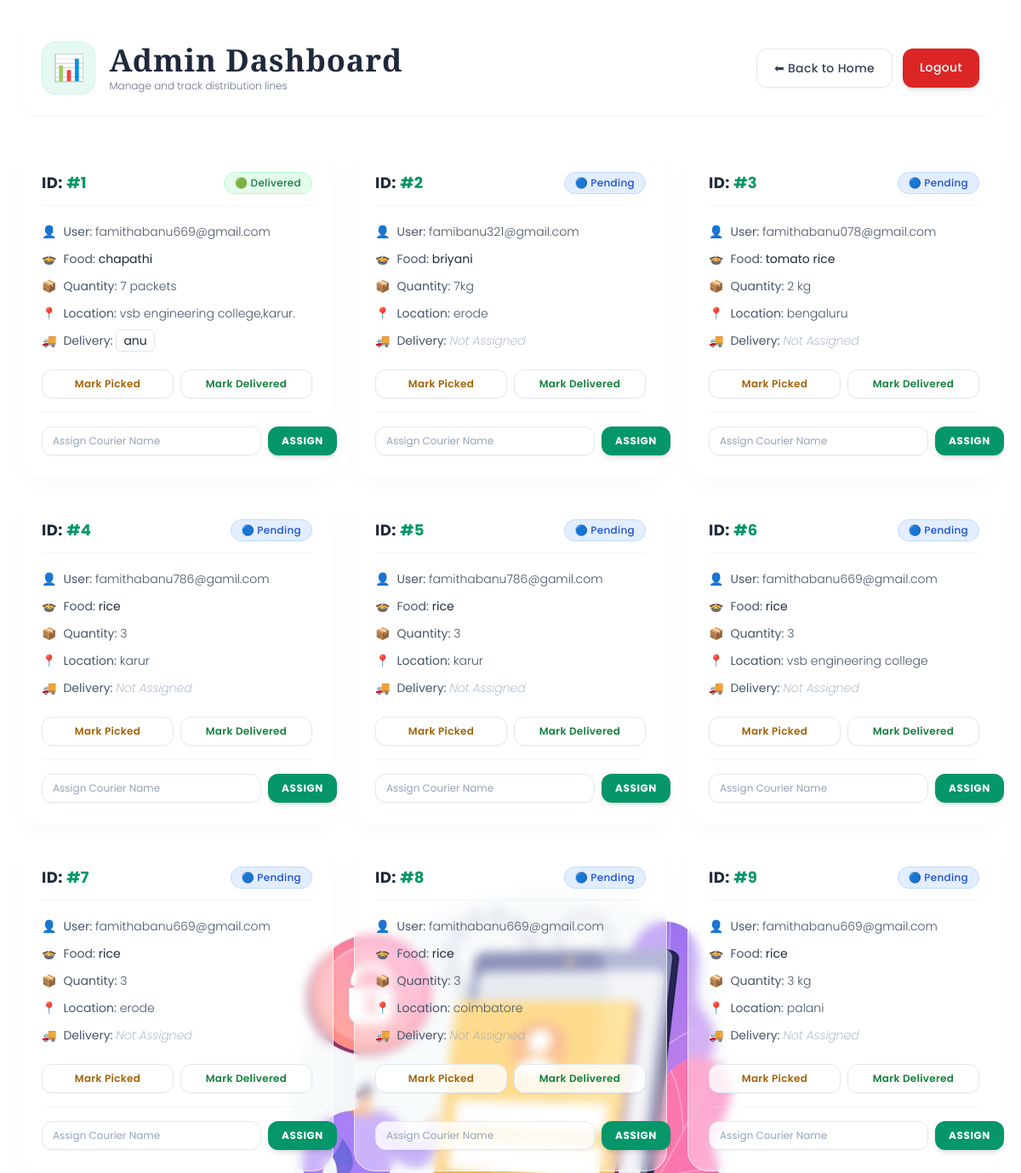
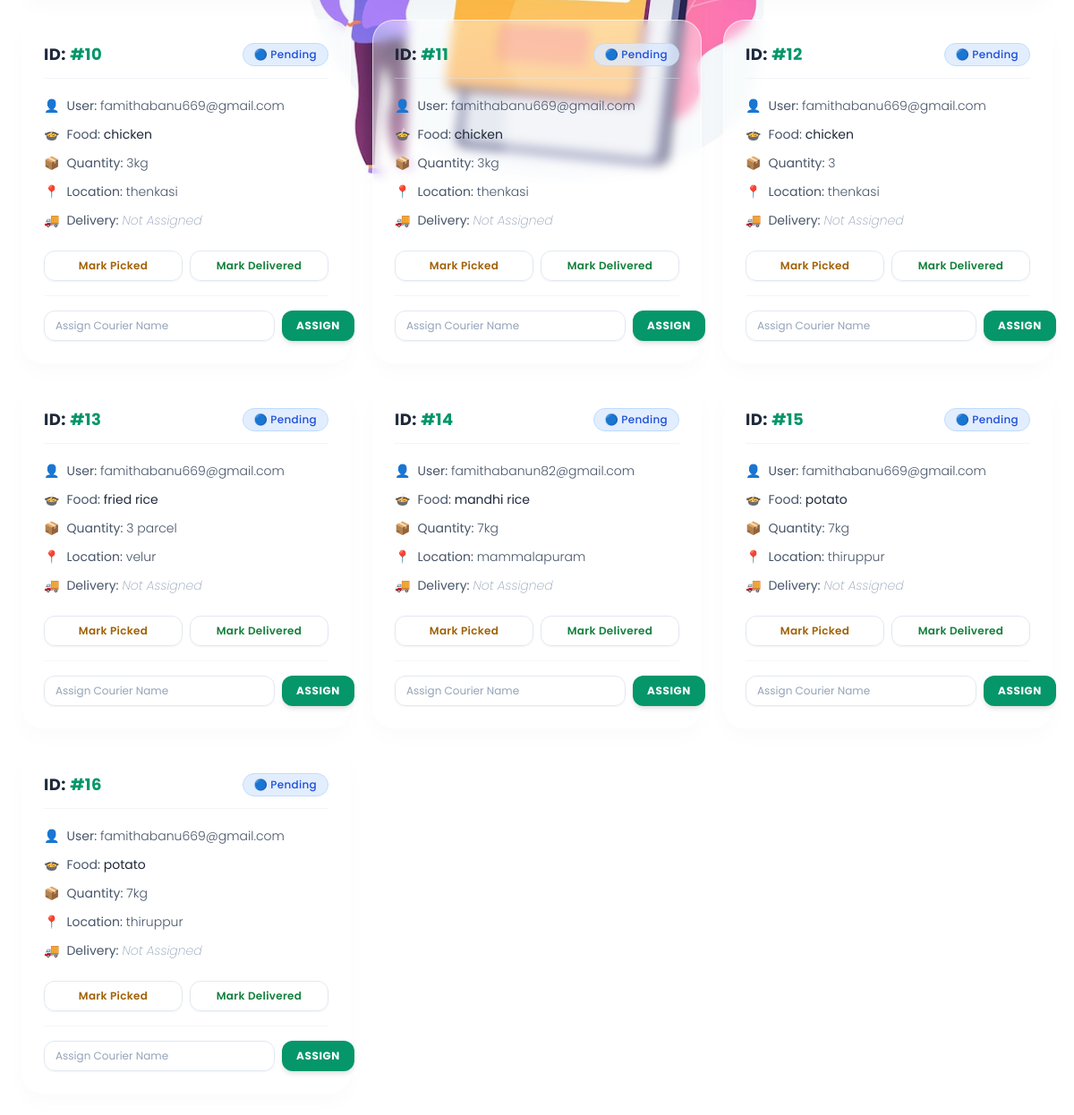
/admin_dashboard (signed in), run on the app's committed database (2 pictures, top to bottom).
### tables this page shows
CREATE TABLE donations(
        id INTEGER PRIMARY KEY AUTOINCREMENT,
        user_email TEXT,
        food_name TEXT,
        quantity TEXT,
        location TEXT,
        status TEXT DEFAULT 'Pending',
        delivery_boy TEXT DEFAULT ''
    );

### app.py (the view)
@app.route("/admin_dashboard")
def admin_dashboard():
    if "admin" not in session:
        return redirect(url_for("admin_login"))
    conn = sqlite3.connect(DB)
    cur = conn.cursor()
    cur.execute("SELECT * FROM donations")
    data = cur.fetchall()
    conn.close()
    return render_template(
        "admin_dashboard.html",
        donations=data
    )

### templates/admin_dashboard.html (shortened to what this page needs)
<!DOCTYPE html>
<html lang="en">
<head>
    <script src="https://cdn.tailwindcss.com"></script>
</head>
<body class="min-h-screen p-6 relative overflow-x-hidden bg-center bg-no-repeat bg-fixed bg-white"
      style="background-image: url('/static/1000130063.jpg'); background-size: 700px;">
    <div class="relative z-10 max-w-7xl mx-auto">
        <div class="flex flex-col md:flex-row justify-between items-center mb-10 bg-white/40 backdrop-blur-[6px] border border-white/60 p-6 rounded-3xl shadow-sm">
            <div class="flex items-center gap-4">
                <div class="bg-emerald-500/10 p-3 rounded-2xl border border-emerald-500/10 text-3xl">
                    📊
                </div>
                <div>
                    <h1 class="serif-title text-4xl text-slate-800 font-bold tracking-wide">
                        Admin Dashboard
                    </h1>
                    <p class="text-xs text-slate-500 font-light mt-0.5">Manage and track distribution lines</p>
                </div>
            </div>
            <div class="mt-4 md:mt-0 flex gap-3">
                <a href="{{ url_for('home') }}"
                   class="bg-white/80 text-slate-700 border border-slate-200 font-medium px-5 py-3 rounded-xl hover:bg-white transition duration-200 text-sm tracking-wide shadow-sm">
                    ⬅ Back to Home
                </a>
                <a href="{{ url_for('logout') }}"
                   class="bg-red-600 text-white font-medium px-5 py-3 rounded-xl hover:bg-red-700 transition duration-200 text-sm tracking-wide shadow-md">
                    Logout
                </a>
            </div>
        </div>
        <div class="grid grid-cols-1 md:grid-cols-2 lg:grid-cols-3 gap-6">
            {% for d in donations %}
            <div class="bg-white/40 backdrop-blur-[6px] border border-white/60 rounded-3xl shadow-[0_10px_25px_rgba(0,0,0,0.02)] p-6 flex flex-col justify-between hover:border-emerald-500/40 transition-all duration-300">
                <div>
                    <div class="flex justify-between items-center mb-5 border-b border-slate-200/40 pb-3">
                        <h2 class="text-lg font-bold text-slate-800 tracking-wide">
                            ID: <span class="text-emerald-600">#{{ d[0] }}</span>
                        </h2>
                        {% if d[5] == "Delivered" %}
                            <span class="bg-green-100/80 text-green-700 border border-green-200 px-3 py-1 rounded-full text-xs font-medium tracking-wide">
                                🟢 {{ d[5] }}
                            </span>
                        {% elif d[5] == "Picked" %}
                            <span class="bg-yellow-100/80 text-yellow-700 border border-yellow-200 px-3 py-1 rounded-full text-xs font-medium tracking-wide">
                                🟡 {{ d[5] }}
                            </span>
                        {% else %}
                            <span class="bg-blue-100/80 text-blue-700 border border-blue-200 px-3 py-1 rounded-full text-xs font-medium tracking-wide">
                                🔵 {{ d[5] }}
                            </span>
                        {% endif %}
                    </div>
                    <div class="space-y-3 text-sm text-slate-600 font-light">
                        <p class="flex items-center gap-2">
                            <span>👤</span> <span><strong>User:</strong> {{ d[1] }}</span>
                        </p>
                        <p class="flex items-center gap-2">
                            <span>🍲</span> <span><strong>Food:</strong> <span class="font-normal text-slate-800">{{ d[2] }}</span></span>
                        </p>
                        <p class="flex items-center gap-2">
                            <span>📦</span> <span><strong>Quantity:</strong> {{ d[3] }}</span>
                        </p>
                        <p class="flex items-center gap-2">
                            <span>📍</span> <span><strong>Location:</strong> {{ d[4] }}</span>
                        </p>
                        <p class="flex items-center gap-2">
                            <span>🚚</span> <span><strong>Delivery:</strong>
                                {% if d[6] %}
                                    <span class="bg-white/80 px-2 py-0.5 rounded-md font-normal text-slate-800 border border-slate-200 shadow-sm">{{ d[6] }}</span>
                                {% else %}
                                    <span class="text-slate-400 italic font-extralight">Not Assigned</span>
                                {% endif %}
                            </span>
                        </p>
                    </div>
                </div>
                <div>
                    <div class="flex gap-2 mt-6">
                        <a href="/update_status/{{ d[0] }}/Picked"
                           class="flex-1 text-center bg-white/80 hover:bg-yellow-50 text-yellow-700 border border-slate-200 py-2 rounded-xl text-xs font-semibold tracking-wide active:scale-95 transition-all duration-200 shadow-sm">
                            Mark Picked
                        </a>
                        <a href="/update_status/{{ d[0] }}/Delivered"
                           class="flex-1 text-center bg-white/80 hover:bg-green-50 text-green-700 border border-slate-200 py-2 rounded-xl text-xs font-semibold tracking-wide active:scale-95 transition-all duration-200 shadow-sm">
                            Mark Delivered
                        </a>
                    </div>
                    <form action="/assign_delivery/{{ d[0] }}"
                          method="POST"
                          class="flex gap-2 mt-4 pt-4 border-t border-slate-200/40">
                        <input type="text"
                               name="delivery_boy"
                               placeholder="Assign Courier Name"
                               required
                               class="flex-1 bg-white/80 border border-slate-200 rounded-xl px-3 py-2 text-xs text-slate-800 placeholder-slate-400 focus:outline-none focus:border-emerald-500 focus:ring-1 focus:ring-emerald-500/20 transition duration-200 shadow-sm">
                        <button type="submit"
                                class="bg-emerald-600 hover:bg-emerald-500 text-white font-bold text-xs px-4 rounded-xl active:scale-95 transition-all duration-200 uppercase tracking-wider shadow-md">
                            Assign
                        </button>
                    </form>
                </div>
            </div>
            {% else %}
            <div class="col-span-1 md:col-span-2 lg:col-span-3 text-center py-12 bg-white/40 backdrop-blur-[6px] border border-white/60 rounded-3xl p-8">
                <p class="text-slate-500 font-light">No donation records currently active inside the database.</p>
            </div>
            {% endfor %}
        </div>
    </div>
</body>
</html>

### templates/admin_dashboard.html (style rules this page uses)
body { font-family: 'Poppins', sans-serif; }
.serif-title { font-family: 'Cormorant Garamond', serif; }

### data on the page
donations: id "1", status "Delivered", user_email "famithabanu669@gmail.com", food_name "chapathi", quantity "7 packets", location "vsb engineering college,karur.", delivery_boy "anu"
donations: id "2", status "Pending", user_email "famibanu321@gmail.com", food_name "briyani", quantity "7kg", location "erode", delivery_boy "Not Assigned"
donations: id "3", status "Pending", user_email "famithabanu078@gmail.com", food_name "tomato rice", quantity "2 kg", location "bengaluru", delivery_boy "Not Assigned"
donations: id "4", status "Pending", user_email "famithabanu786@gamil.com", food_name "rice", quantity "3", location "karur", delivery_boy "Not Assigned"
donations: id "5", status "Pending", user_email "famithabanu786@gamil.com", food_name "rice", quantity "3", location "karur", delivery_boy "Not Assigned"
donations: id "6", status "Pending", user_email "famithabanu669@gmail.com", food_name "rice", quantity "3", location "vsb engineering college", delivery_boy "Not Assigned"
donations: id "7", status "Pending", user_email "famithabanu669@gmail.com", food_name "rice", quantity "3", location "erode", delivery_boy "Not Assigned"
donations: id "8", status "Pending", user_email "famithabanu669@gmail.com", food_name "rice", quantity "3", location "coimbatore", delivery_boy "Not Assigned"
donations: id "9", status "Pending", user_email "famithabanu669@gmail.com", food_name "rice", quantity "3 kg", location "palani", delivery_boy "Not Assigned"
donations: id "10", status "Pending", user_email "famithabanu669@gmail.com", food_name "chicken", quantity "3kg", location "thenkasi", delivery_boy "Not Assigned"
donations: id "11", status "Pending", user_email "famithabanu669@gmail.com", food_name "chicken", quantity "3kg", location "thenkasi", delivery_boy "Not Assigned"
donations: id "12", status "Pending", user_email "famithabanu669@gmail.com", food_name "chicken", quantity "3", location "thenkasi", delivery_boy "Not Assigned"
donations: id "13", status "Pending", user_email "famithabanu669@gmail.com", food_name "fried rice", quantity "3 parcel", location "velur", delivery_boy "Not Assigned"
donations: id "14", status "Pending", user_email "famithabanun82@gmail.com", food_name "mandhi rice", quantity "7kg", location "mammalapuram", delivery_boy "Not Assigned"
donations: id "15", status "Pending", user_email "famithabanu669@gmail.com", food_name "potato", quantity "7kg", location "thiruppur", delivery_boy "Not Assigned"
donations: id "16", status "Pending", user_email "famithabanu669@gmail.com", food_name "potato", quantity "7kg", location "thiruppur", delivery_boy "Not Assigned"
